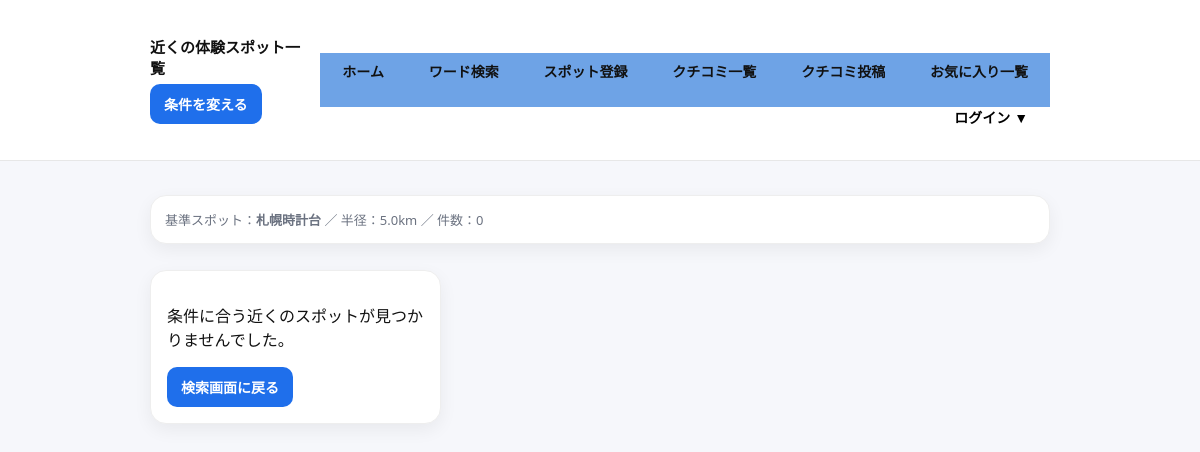
The app's page /spots/4/near/, older data.
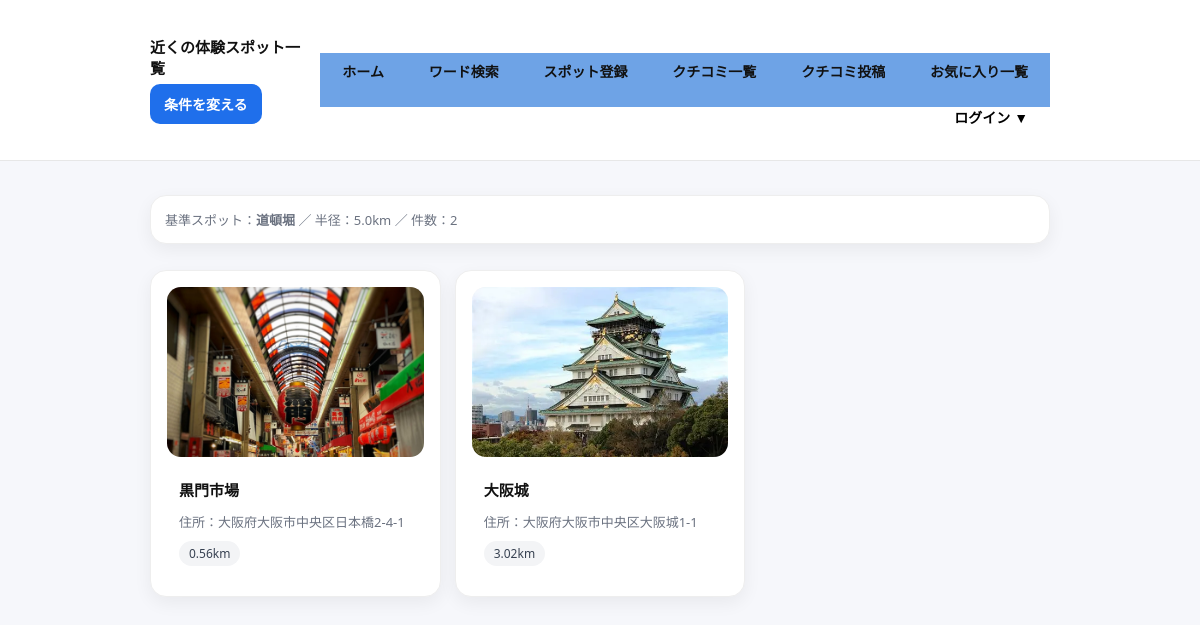
The same page, newer data.
### spots/models.py (models this page shows, shortened)
class Spot(models.Model):
    BUSINESS_DAY_CHOICES = [
        ("mon", "月曜"),
        ("tue", "火曜"),
        ("wed", "水曜"),
        ("thu", "木曜"),
        ("fri", "金曜"),
        ("sat", "土曜"),
        ("sun", "日曜"),
        ("holiday", "年中無休"),
        ("irregular", "不定休"),
    ]
    PARKING_CHOICES = [
        ("有", "有"),
        ("無", "無"),
        ("不明", "不明"),
        ("注意", "注意（公式HP参照）"),
    ]
    parking = models.CharField("駐車場", max_length=20, choices=PARKING_CHOICES, blank=True)
    name = models.CharField(max_length=100)
    address = models.CharField(max_length=255, blank=True)
    image = models.ImageField(upload_to="spots/", blank=True, null=True)
    website = models.URLField("参考サイト", blank=True)
    phone = models.CharField("電話番号", max_length=30, blank=True)
    business_days = models.JSONField(default=list, blank=True, null=True)
    open_time = models.TimeField(null=True, blank=True)
    close_time = models.TimeField(null=True, blank=True)
    access = models.CharField(max_length=200, blank=True)
    language = models.CharField("ワード", max_length=30, blank=True)
    mood = models.CharField(max_length=30, blank=True)
    purpose = models.CharField(max_length=30, blank=True)
    time_axis = models.CharField("時間軸", max_length=50, blank=True)
    created_at = models.DateTimeField(auto_now_add=True)
    description = models.TextField(blank=True)
    latitude = models.DecimalField(max_digits=9, decimal_places=6, null=True, blank=True)
    longitude = models.DecimalField(max_digits=9, decimal_places=6, null=True, blank=True)

### spots/views.py (the view)
# urls.py: path("<int:pk>/near/", views.near_list, name="near_list"),
def near_list(request, pk):
    center = get_object_or_404(Spot, pk=pk)
    time_map = {"10": 1.0, "30": 3.0, "60": 7.0}
    radius_km = time_map.get(request.GET.get("time") or "", 5.0)  # 指定なしは5km例
    genres = request.GET.getlist("genre")  # 複数チェック
    transport = request.GET.get("transport") or ""
    q = (request.GET.get("q") or "").strip()
    qs = Spot.objects.exclude(pk=center.pk)
    if genres:
        qs = qs.filter(genre__in=genres)
    if q:
        qs = qs.filter(
            Q(name__icontains=q) |
            Q(description__icontains=q) |
            Q(address__icontains=q)
        )
    results = []
    if center.latitude is not None and center.longitude is not None:
        for s in qs:
            if s.latitude is None or s.longitude is None:
                continue
            d = haversine_km(center.latitude, center.longitude, s.latitude, s.longitude)
            if d <= radius_km:
                s.distance_km = round(d, 2)
                results.append(s)
    results.sort(key=lambda x: x.distance_km)
    context = {
        "center": center,
        "spots": results,
        "radius_km": radius_km,
        "genres": genres,
        "transport": transport,
        "q": q,
    }
    return render(request, "spots/near_list.html", context)

### spots/views.py (called while the page is built)
def haversine_km(lat1, lon1, lat2, lon2):
    R = 6371.0
    phi1 = math.radians(lat1)
    phi2 = math.radians(lat2)
    dphi = math.radians(lat2 - lat1)
    dlambda = math.radians(lon2 - lon1)
    a = (math.sin(dphi/2)**2
         + math.cos(phi1)*math.cos(phi2)*math.sin(dlambda/2)**2)
    return 2 * R * math.asin(math.sqrt(a))

### spots/templates/spots/near_list.html (shortened to what this page needs)
{% extends "base.html" %}
{% load static %}
{% block header_title %}近くの体験スポット一覧{% endblock %}
{% block header_action %}
  <a class="btn" href="{% url 'spots:near_search' center.id %}?{{ request.GET.urlencode }}">条件を変える</a>
{% endblock %}
{% block content %}
<div class="wrap">
  <div class="card" style="padding:14px; margin-top:14px;">
    <div class="muted">
      基準スポット：<strong>{{ center.name }}</strong> ／ 半径：{{ radius_km }}km ／ 件数：{{ spots|length }}
    </div>
  </div>
  <div class="grid">
    {% for s in spots %}
      <div class="card">
        <a href="{% url 'spots:spot_detail' s.pk %}">
          {% if s.image %}
            <img class="thumb" src="{{ s.image.url }}" alt="{{ s.name }}">
          {% else %}
            <img class="thumb" src="{% static 'accounts/sample_spot.jpg' %}" alt="no image">
          {% endif %}
        </a>
        <div class="body">
          <div class="row">
            <a class="title" href="{% url 'spots:spot_detail' s.pk %}">{{ s.name }}</a>
          </div>
          <div class="row" style="margin-top:6px;">
            <div class="muted">住所：{{ s.address }}</div>
            <span class="pill">{{ s.distance_km }}km</span>
          </div>
        </div>
      </div>
    {% empty %}
      <div class="card" style="padding:16px;">
        <p>条件に合う近くのスポットが見つかりませんでした。</p>
        <a class="btn" href="{% url 'spots:near_search' center.id %}?{{ request.GET.urlencode }}">
          検索画面に戻る
        </a>
      </div>
    {% endfor %}
  </div>
</div>
{% endblock %}

### accounts/templates/base.html (shortened to what this page needs)
{% load static %}
<!DOCTYPE html>
<html lang="ja">
<head>
  <link rel="stylesheet" href="{% static 'accounts/style.css' %}">
</head>
<body>
<header class="app-header">
  <div class="container topbar ">
    <div class="brand">
      <div class="title">{% block header_title %}TRIP+{% endblock %}</div>
      <div>{% block header_action %}{% endblock %}</div>
    </div>
    <nav class="nav">
      <a href="{% if user.is_authenticated %}{% url 'accounts:home' %}
               {% else %}{% url 'accounts:landing' %}{% endif %}">ホーム</a>
      <a href="{% url 'spots:word_search' %}">ワード検索</a>
      <a href="{% url 'spots:spot_create' %}">スポット登録</a>
      <a href="{% url 'spots:review_list' %}">クチコミ一覧</a>
      <a href="{% url 'spots:review_pick_spot' %}">クチコミ投稿</a>
      <a href="{% url 'spots:favorite_list' %}">お気に入り一覧</a>
      <div class="account-nav">
        <div class="dropdown">
          <button class="nav-account-btn" id="accountBtn" type="button">
            {% if user.is_authenticated %}
              アカウント ▼
            {% else %}
              ログイン ▼
            {% endif %}
          </button>
        </div>
      </div>
    </nav>
  </div>
</header>
<main class="container page">
  {% block content %}{% endblock %}
</main>
</body>
</html>

### accounts/static/accounts/style.css (style rules this page uses)
body { margin: 0; padding: 0; background-color: #f4f6f8; font-family: Arial, Helvetica, sans-serif; }
.nav { height: 54px; background: #6ea3e6; display: flex; align-items: center; justify-content: space-between; padding: 0 12px; }
.page { max-width: 980px; margin: 0 auto; padding: 18px 12px 40px; }
.btn { padding: 10px 14px; border-radius: 6px; border: 1px solid #cfd6de; background: #fff; cursor: pointer; }
.thumb { width: 100%; height: 320px; object-fit: cover; border-radius: 12px; display: block; }
:root { --brand:#1f6feb; --brand-dark:#1656b8; --bg:#f6f7fb; --text:#111; --card:#fff; --border:#e7e7e7; }
body { background:var(--bg); color:var(--text); }
.container { max-width: 1000px; margin: 0 auto; padding: 0 16px; }
.app-header { background: var(--card); border-bottom: 1px solid var(--border); position: sticky; top: 0; z-index: 10; }
.topbar { display:flex; align-items:center; justify-content:space-between; gap:16px; padding:14px 0; }
.nav { display:flex; gap:14px; flex-wrap:wrap; }
.nav a { text-decoration:none; color:#222; font-weight:600; padding:8px 10px; border-radius:10px; }
.page { padding: 20px 0 40px; }
.btn { display:inline-block; background: var(--brand); color:#fff; border:none; padding:10px 14px; border-radius:10px; text-decoration:none; font-weight:700; cursor:pointer; }
.card { background:var(--card); border:1px solid var(--border); border-radius:16px; padding:16px; }

### accounts/templates/base.html (style rules this page uses)
body { font-family:system-ui,-apple-system,"Segoe UI",sans-serif;margin:0;background:#f6f7fb;color:#111; }
header { background:#fff;padding:16px 20px;border-bottom:1px solid #e7e7e7;position:sticky;top:0;z-index:10; }
.container { max-width:900px;margin:0 auto;padding:20px; }
.topbar { display:flex;justify-content:space-between;align-items:center;gap:12px; }
.title { font-size:20px;font-weight:800; }
.btn { display:inline-block;background:#1f6feb;color:#fff;padding:10px 14px;border-radius:10px;text-decoration:none;font-weight:700;font-size:14px;border:none;cursor:pointer; }
.wrap { max-width:900px;margin:0 auto; }
.card { background:#fff;border:1px solid #eee;border-radius:16px;padding:16px;box-shadow:0 6px 18px rgba(0,0,0,.06);margin:12px 0; }
.row { display:flex;gap:10px;align-items:center;justify-content:space-between;flex-wrap:wrap; }
.title { font-weight:900; }
.thumb { width:100%;height:180px;object-fit:cover;border-radius:14px;margin-bottom:10px; }
.muted { color:#6b7280;font-size:13px; }
.nav { display:flex; gap:10px; flex-wrap:wrap; align-items:center; }
.nav a { text-decoration:none; font-weight:700; font-size:14px; color:#111; padding:8px 10px; border-radius:10px; }
.dropdown { position:relative; }
.account-nav { margin-left:auto; display:flex; align-items:center; }
.nav-account-btn { background:transparent; border:none; font-weight:700; font-size:14px; padding:8px 10px; border-radius:10px; cursor:pointer; }

### spots/templates/spots/near_list.html (style rules this page uses)
.wrap { max-width:980px;margin:0 auto; }
.grid { display:grid; grid-template-columns:repeat(3, minmax(0, 1fr)); gap:14px; margin-top:14px; }
.card { background:#fff;border:1px solid #eee;border-radius:16px; box-shadow:0 6px 18px rgba(0,0,0,.06); overflow:hidden; }
.thumb { width:100%; height:170px; object-fit:cover; display:block; background:#f3f4f6; }
.body { padding:12px 12px 14px; }
.title { font-weight:900; font-size:15px; margin:0 0 6px; color:#111; text-decoration:none; display:inline-block; }
.muted { color:#6b7280;font-size:13px; }
.row { display:flex;justify-content:space-between;align-items:center;gap:10px; }
.pill { display:inline-block; font-size:12px; padding:4px 10px; border-radius:999px; background:#f3f4f6; color:#374151; }

Row changes from the older to the newer data that the page shows:
changed Spot: name "札幌時計台" → "道頓堀"
added Spot: image (picture), name "黒門市場", address "大阪府大阪市中央区日本橋2-4-1", distance_km "0.56"
added Spot: image (picture), name "大阪城", address "大阪府大阪市中央区大阪城1-1", distance_km "3.02"
Text that changed along with them:
{{ spots|length }}: "0" → "2"
text no longer shown: "条件に合う近くのスポットが見つかりませんでした。 検索画面に戻る"
